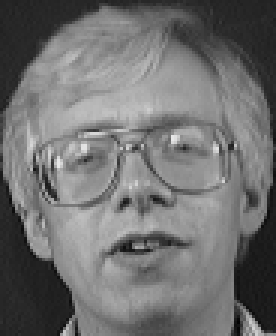
//> input picture core/photos/1001/1.pgm, 92 x 112 px (shown 3 times larger)
$ ./extract_face ../photos/1001/1.pgm   (built with g++ and OpenCV 4)
//> lines starting //> are read from the running program, lines starting //| are printed output that depends on the picture
### core/src/common.h
// Including "header" file like this probably shouldn't be done,
// but it's easy and avoids playing with includes or compilation units.

const string fn_haar = "/usr/share/opencv/haarcascades/haarcascade_frontalface_alt.xml";
const int im_width = 92;
const int im_height = 112;

const vector<string> model_filenames = {
    "../models/model-ef.yml",
    "../models/model-ff.yml",
    "../models/model-lbph.yml"
};

### core/src/extract_face.cpp
#include "opencv2/core/core.hpp"
#include "opencv2/contrib/contrib.hpp"
#include "opencv2/highgui/highgui.hpp"
#include "opencv2/imgproc/imgproc.hpp"
#include "opencv2/objdetect/objdetect.hpp"

#include <iostream>
#include <fstream>
#include <sstream>

using namespace cv;
using namespace std;

#include "common.h"

void init_rng() {
    FILE *fp = fopen("/dev/random", "r");
    srand(getc(fp));
    fclose(fp);
}


int main(int argc, const char *argv[]) {
    if (argc != 2) {
        throw runtime_error("Please give parameters: <filename.jpg>");
    }
    string input_filename = string(argv[1]);

    init_rng();

    CascadeClassifier haar_cascade;
    haar_cascade.load(fn_haar);

    Mat frame = imread(input_filename);
//> frame is the input picture: 112 rows x 92 cols, CV_8UC3; min 3, max 231, mean 112
    Mat original = frame.clone();
    Mat gray;
    cvtColor(original, gray, CV_BGR2GRAY);

    vector<Rect_<int>> faces;
    haar_cascade.detectMultiScale(gray, faces);
//> faces = 1 Rect (x, y, width, height): [5, 16, 85, 85]

    if (faces.size() == 0) {
        return 1;
    }

	// assuming there is only one face
	Mat face = gray(faces[0]);
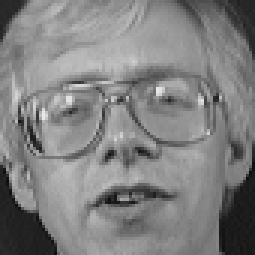
//> face: 85 rows x 85 cols, CV_8UC1 (shown 3 times larger); min 13, max 231, mean 128.2
	Mat face_resized;
	cv::resize(face, face_resized, Size(im_width, im_height), 1.0, 1.0, INTER_CUBIC);
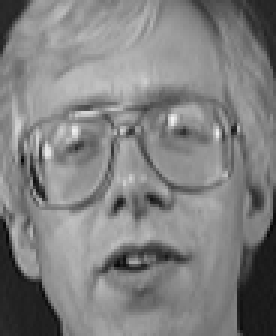
//> face_resized: 112 rows x 92 cols, CV_8UC1 (shown 3 times larger); min 6, max 244, mean 128.2

    // not the best way, but good enough in practice
	string output_filename = string("/tmp/extract_face") + to_string(rand() % 1000000) + ".jpg";
	imwrite(output_filename.c_str(), face_resized);

	FILE* fp = fopen(output_filename.c_str(), "rb");

	int ch;
	while ((ch = fgetc(fp)) != -1) {
		cout << (char)ch;
	}

	fclose(fp);
    return 0;
}

$ run again, on core/photos/1001/2.pgm
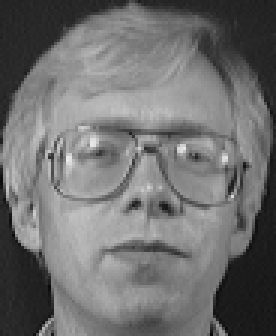
//> input picture core/photos/1001/2.pgm, 92 x 112 px (shown 3 times larger)
//> frame is the input picture: 112 rows x 92 cols, CV_8UC3; min 9, max 235, mean 111.7
//> faces = 1 Rect (x, y, width, height): [7, 20, 81, 81]
//> `Mat face = gray(faces[0]);`:
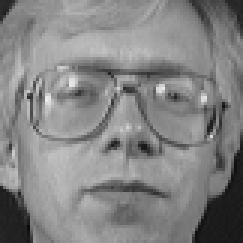
//> face: 81 rows x 81 cols, CV_8UC1 (shown 3 times larger); min 10, max 235, mean 131.5
//> `cv::resize(face, face_resized, Size(im_width, im_height), 1.0, 1.0, IN..`:
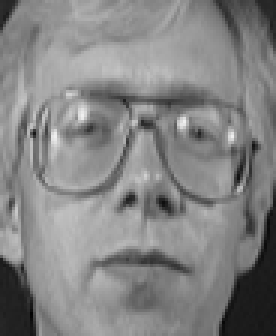
//> face_resized: 112 rows x 92 cols, CV_8UC1 (shown 3 times larger); min 3, max 239, mean 131.5
